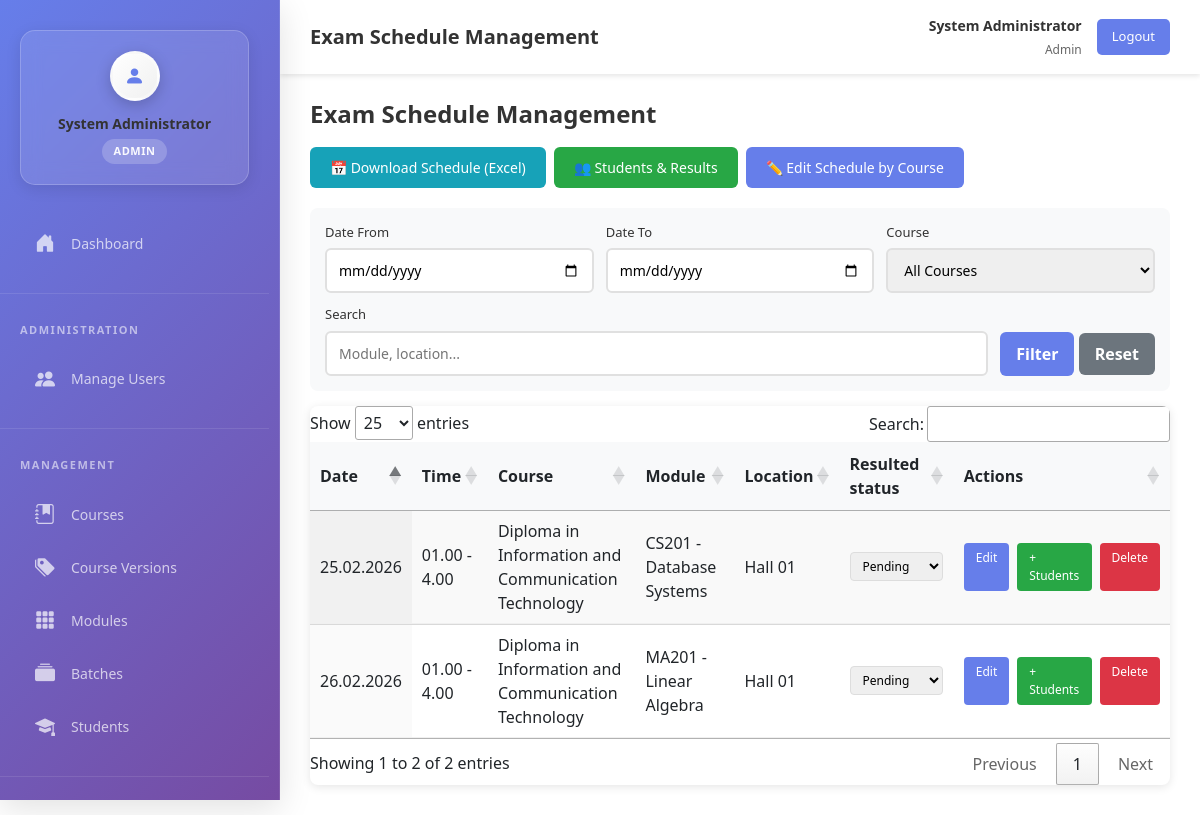
The app's page /views/index.php?action=exams (signed in) with its own data.
### tables this page shows
CREATE TABLE IF NOT EXISTS `exams` (
  `id` int NOT NULL AUTO_INCREMENT,
  `exam_date` date NOT NULL,
  `time_slot` varchar(50) NOT NULL,
  `course_id` int NOT NULL,
  `module_id` int NOT NULL,
  `location` varchar(100) NOT NULL,
  `created_at` timestamp NULL DEFAULT CURRENT_TIMESTAMP,
  `updated_at` timestamp NULL DEFAULT CURRENT_TIMESTAMP ON UPDATE CURRENT_TIMESTAMP,
  `assessment_percentage` decimal(5,2) DEFAULT '0.00',
  `final_exam_percentage` decimal(5,2) DEFAULT '0.00',
  `resulted_status` varchar(20) NOT NULL DEFAULT 'pending',
  PRIMARY KEY (`id`),
  KEY `module_id` (`module_id`),
  KEY `idx_exam_date` (`exam_date`),
  KEY `idx_course` (`course_id`)
);

CREATE TABLE IF NOT EXISTS `courses` (
  `id` int NOT NULL AUTO_INCREMENT,
  `cname` varchar(100) NOT NULL,
  `created_at` timestamp NULL DEFAULT CURRENT_TIMESTAMP,
  `updated_at` timestamp NULL DEFAULT CURRENT_TIMESTAMP ON UPDATE CURRENT_TIMESTAMP,
  PRIMARY KEY (`id`),
  UNIQUE KEY `cname` (`cname`)
);

CREATE TABLE IF NOT EXISTS `module` (
  `id` int NOT NULL AUTO_INCREMENT,
  `mcode` varchar(50) NOT NULL,
  `mname` varchar(200) NOT NULL,
  `cid` int NOT NULL,
  `version_id` int NOT NULL,
  `semester` varchar(20) DEFAULT NULL,
  `credit` decimal(3,1) DEFAULT '0.0',
  `created_at` timestamp NULL DEFAULT CURRENT_TIMESTAMP,
  `updated_at` timestamp NULL DEFAULT CURRENT_TIMESTAMP ON UPDATE CURRENT_TIMESTAMP,
  PRIMARY KEY (`id`),
  UNIQUE KEY `unique_module_code_version` (`mcode`,`version_id`),
  KEY `cid` (`cid`),
  KEY `version_id` (`version_id`)
);

### controllers/ExamController.php (called while the page is built, shortened)
<?php
require_once __DIR__ . '/../models/Exam.php';
class ExamController {
    private $exam;
    public function __construct() {
        $this->exam = new Exam();
    }
    public function index() {
        $this->exam->ensureResultedStatusColumn();
        $filters = [
            'date_from' => $_GET['filter_date_from'] ?? '',
            'date_to' => $_GET['filter_date_to'] ?? '',
            'course_id' => $_GET['filter_course'] ?? '',
            'search' => $_GET['filter_search'] ?? ''
        ];
        $filters = array_filter($filters, fn($v) => $v !== '' && $v !== null);
        $exams = $this->exam->getAll($filters);
        require_once __DIR__ . '/../views/exams/index.php';
    }
}
?>

### models/Exam.php (called while the page is built, shortened)
<?php
require_once __DIR__ . '/../config/database.php';
class Exam {
    private $conn;
    private $table = "exams";
    public function __construct() {
        $database = new Database();
        $this->conn = $database->getDbConnection();
    }
    public function getAll($filters = []) {
        $query = "SELECT e.id, e.exam_date, e.time_slot, e.course_id, e.module_id, e.location,
                         e.resulted_status,
                         c.cname as course_name, m.mcode as module_code, m.mname as module_name
                  FROM {$this->table} e
                  LEFT JOIN courses c ON e.course_id = c.id
                  LEFT JOIN module m ON e.module_id = m.id
                  WHERE 1=1";
        $params = [];
        $query .= " ORDER BY e.exam_date ASC, e.time_slot ASC";
        $stmt = $this->conn->prepare($query);
        $stmt->execute();
        return $stmt->fetchAll(PDO::FETCH_ASSOC);
    }
}
?>

### config/database.php (called while the page is built, shortened)
<?php
class Database {
    private $host = "localhost";
    private $db_name = "exam_management";
    private $username = "root";
    private $password = "1234";
    public function getDbConnection() {
        $this->conn = null;
        try {
            $this->conn = new PDO(
                "mysql:host=" . $this->host . ";dbname=" . $this->db_name . ";charset=utf8mb4",
                $this->username,
                $this->password
            );
            $this->conn->setAttribute(PDO::ATTR_ERRMODE, PDO::ERRMODE_EXCEPTION);
        } catch(PDOException $e) {
            error_log("Database Connection Error: " . $e->getMessage());
            return null;
        }
        return $this->conn;
    }
}
?>

### views/exams/index.php (the view, shortened to what this page needs)
<?php require_once __DIR__ . '/../includes/sidebar.php'; ?>
<?php require_once __DIR__ . '/../includes/header.php'; ?>
<link rel="stylesheet" href="https://cdn.datatables.net/1.13.7/css/jquery.dataTables.min.css">
<div class="main-content">
    <div class="page-header">
        <h1 class="page-title">Exam Schedule Management</h1>
        <?php if (in_array($_SESSION['role'] ?? '', ['admin','teacher'])): ?>
            <div style="display:flex; gap:8px; flex-wrap:wrap;">
                <?php
                $date_from = $_GET['filter_date_from'] ?? date('Y-m-d');
                $date_to = $_GET['filter_date_to'] ?? date('Y-m-d', strtotime('+30 days'));
                ?>
                <a href="index.php?action=exams&sub=downloadSchedule&date_from=<?php echo htmlspecialchars($date_from); ?>&date_to=<?php echo htmlspecialchars($date_to); ?>" class="btn-download" style="background:#17a2b8;">📅 Download Schedule (Excel)</a>
                <a href="index.php?action=exam_results" class="btn-primary" style="background:#28a745;">👥 Students & Results</a>
                <a href="index.php?action=exams&sub=schedule" class="btn-primary">✏️ Edit Schedule by Course</a>
            </div>
        <?php endif; ?>
    </div>
    <form method="GET" action="index.php" class="filter-container">
        <div class="filter-group">
            <label for="filter_date_from">Date From</label>
            <input type="date" id="filter_date_from" name="filter_date_from" value="<?php echo htmlspecialchars($_GET['filter_date_from'] ?? ''); ?>">
        </div>
        <div class="filter-group">
            <label for="filter_date_to">Date To</label>
            <input type="date" id="filter_date_to" name="filter_date_to" value="<?php echo htmlspecialchars($_GET['filter_date_to'] ?? ''); ?>">
        </div>
        <div class="filter-group">
            <label for="filter_course">Course</label>
            <select id="filter_course" name="filter_course">
                <option value="">All Courses</option>
            </select>
        </div>
        <div class="filter-group">
            <label for="filter_search">Search</label>
            <input type="text" id="filter_search" name="filter_search" placeholder="Module, location..." value="<?php echo htmlspecialchars($_GET['filter_search'] ?? ''); ?>">
        </div>
        <div class="filter-actions">
            <button type="submit" class="btn-filter">Filter</button>
            <a href="index.php?action=exams" class="btn-reset">Reset</a>
        </div>
    </form>
    <div class="table-container">
        <table id="examsTable" class="display" style="width:100%">
            <thead>
                <tr>
                    <th>Date</th>
                    <th>Time</th>
                    <th>Course</th>
                    <th>Module</th>
                    <th>Location</th>
                    <th>Resulted status</th>
                    <th>Actions</th>
                </tr>
            </thead>
            <tbody>
                <?php if (empty($exams)): ?>
                    <tr><td colspan="7" style="text-align:center; padding:30px; color:#777;">No exams found.</td></tr>
                <?php else: ?>
                    <?php
                    $isStudent = (($_SESSION['role'] ?? '') === 'student');
                    foreach($exams as $exam):
                        $status = $exam['resulted_status'] ?? 'pending';
                    ?>
                        <tr>
                            <td><?php echo date('d.m.Y', strtotime($exam['exam_date'])); ?></td>
                            <td><?php echo htmlspecialchars($exam['time_slot']); ?></td>
                            <td><?php echo htmlspecialchars($exam['course_name'] ?? '-'); ?></td>
                            <td><?php echo htmlspecialchars($exam['module_code'] ?? '-') . ' - ' . htmlspecialchars($exam['module_name'] ?? '-'); ?></td>
                            <td><?php echo htmlspecialchars($exam['location']); ?></td>
                            <td>
                                <?php if ($isStudent): ?>
                                    <span class="status-badge status-approved">Approved</span>
                                <?php else: ?>
                                    <form method="POST" action="index.php?action=exams&sub=setResultedStatus" style="display:inline;" class="resulted-status-form">
                                        <select name="resulted_status" class="status-select" onchange="this.form.submit()">
                                            <option value="pending" <?php echo $status === 'pending' ? 'selected' : ''; ?>>Pending</option>
                                        </select>
                                    </form>
                                <?php endif; ?>
                            </td>
                            <td>
                                <div class="btn-group">
                                    <?php if (in_array($_SESSION['role'] ?? '', ['admin','teacher'])): ?>
                                        <a href="index.php?action=exams&sub=edit&id=<?php echo $exam['id']; ?>" class="btn-edit">Edit</a>
                                        <a href="index.php?action=exam_results&filter_exam=<?php echo $exam['id']; ?>" class="btn-edit" style="background:#28a745;">+ Students</a>
                                    <?php endif; ?>
                                    <?php if (isset($_SESSION['role']) && $_SESSION['role']=='admin'): ?>
                                        <a href="index.php?action=exams&sub=delete&id=<?php echo $exam['id']; ?>" class="btn-delete" data-delete="this exam">Delete</a>
                                    <?php endif; ?>
                                </div>
                            </td>
                        </tr>
                    <?php endforeach; ?>
                <?php endif; ?>
            </tbody>
        </table>
    </div>
</div>

### views/includes/sidebar.php (style rules this page uses)
* { box-sizing: border-box; }
:root { --sidebar-bg: linear-gradient(135deg, #667eea 0%, #764ba2 50%, #667eea 100%); --sidebar-width: 280px; --sidebar-shadow: 0 8px 32px rgba(0, 0, 0, 0.12); --menu-item-hover: rgba(255, 255, 255, 0.15); --menu-item-active: rgba(255, 255, 255, 0.25); --text-primary: rgba(255, 255, 255, 0.95); --text-secondary: rgba(255, 255, 255, 0.7); }
html, body { height: 100%; height: 100vh; height: 100dvh; margin: 0; padding: 0; overflow-x: hidden; overflow-y: auto; }

### views/exams/index.php (style rules this page uses)
.main-content { margin-left: 280px; margin-top: 70px; padding: 30px; background: white; min-height: calc(100vh - 70px); overflow: auto; }
.page-header { display: flex; justify-content: space-between; align-items: center; margin-bottom: 20px; flex-wrap: wrap; gap: 10px; }
.page-title { font-size: 24px; color: #333; font-weight: 600; }
.btn-primary { padding: 10px 20px; background: #667eea; color: white; text-decoration: none; border-radius: 6px; font-size: 14px; }
.btn-download { padding: 10px 20px; background: #28a745; color: white; text-decoration: none; border-radius: 6px; font-size: 14px; }
.filter-container { background: #f8f9fa; padding: 15px; border-radius: 8px; margin-bottom: 15px; display: flex; gap: 12px; flex-wrap: wrap; align-items: flex-end; }
.filter-group { flex: 1; min-width: 200px; }
.filter-group label { display: block; margin-bottom: 6px; color: #333; font-weight: 500; font-size: 13px; }
.filter-group input, .filter-group select { width: 100%; padding: 10px 12px; border: 2px solid #e0e0e0; border-radius: 6px; font-size: 14px; }
.btn-filter { padding: 10px 16px; background: #667eea; color: white; border: none; border-radius: 6px; font-weight: 600; cursor: pointer; }
.btn-reset { padding: 10px 16px; background: #6c757d; color: white; text-decoration: none; border-radius: 6px; font-weight: 600; }
.table-container { background: white; border-radius: 8px; box-shadow: 0 2px 10px rgba(0,0,0,0.1); overflow: hidden; }
table { width: 100%; border-collapse: collapse; }
th, td { padding: 12px 14px; border-bottom: 1px solid #f0f0f0; text-align: left; }
thead { background: #f8f9fa; }
.btn-group { display: flex; gap: 8px; }
.btn-edit { padding: 6px 12px; background: #667eea; color: white; border-radius: 4px; text-decoration: none; font-size: 12px; }
.btn-delete { padding: 6px 12px; background: #dc3545; color: white; border-radius: 4px; text-decoration: none; font-size: 12px; }
.status-select { padding: 4px 8px; border-radius: 4px; font-size: 12px; border: 1px solid #ddd; }

### records on screen
exams: exam_date "25.02.2026", time_slot "01.00 - 4.00", course.cname "Diploma in Information and Communication Technology", module.mcode "CS201", module.mname "Database Systems", location "Hall 01", resulted_status "Pending"
exams: exam_date "26.02.2026", time_slot "01.00 - 4.00", course.cname "Diploma in Information and Communication Technology", module.mcode "MA201", module.mname "Linear Algebra", location "Hall 01", resulted_status "Pending"

### other values on screen
$user_name "System Administrator"
$user_role "ADMIN"
$page_titles[$current_action] "Exam Schedule Management"
$_SESSION['full_name'] "System Administrator"
$_SESSION['role'] "Admin"
